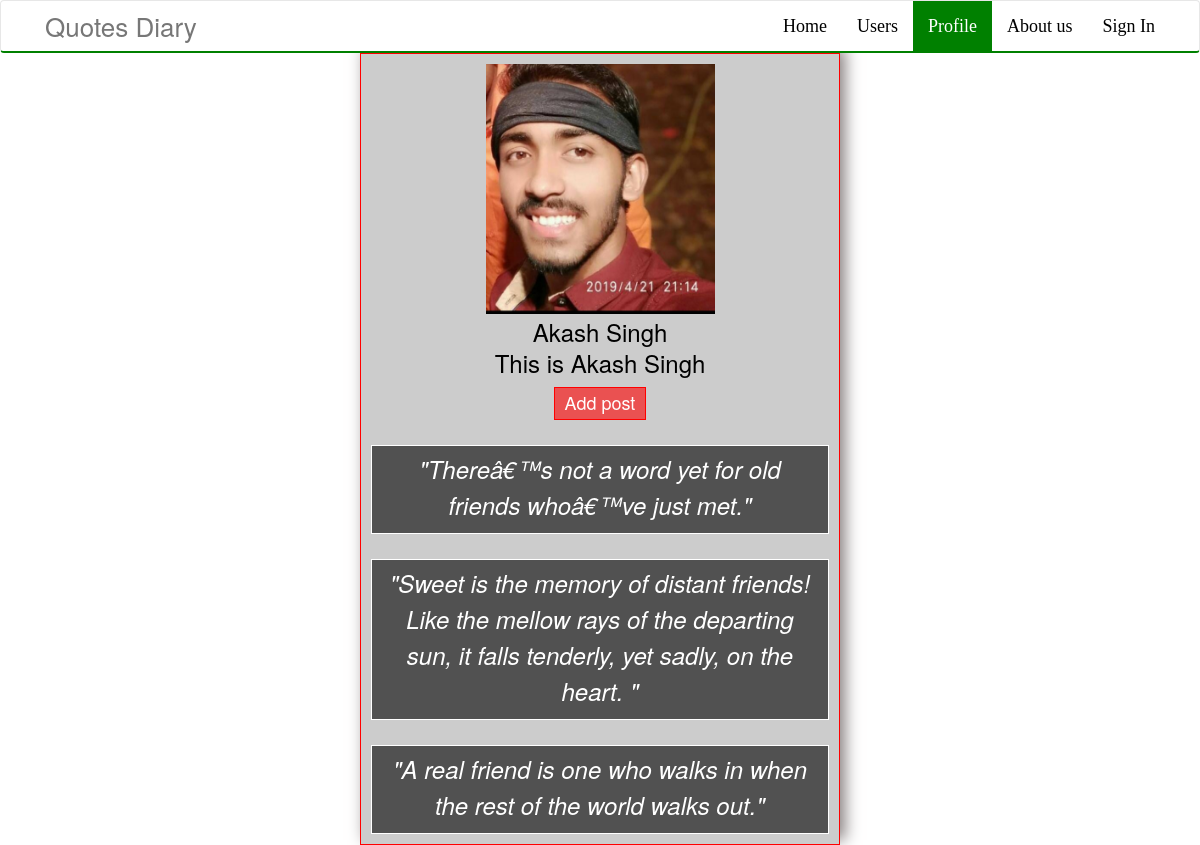
The app's page /profile.php (signed in) with its own data.
### tables this page shows
CREATE TABLE IF NOT EXISTS `posts` (
  `id` int(11) NOT NULL AUTO_INCREMENT,
  `user_name` varchar(255) NOT NULL,
  `name` varchar(255) NOT NULL,
  `msg` varchar(255) NOT NULL,
  `status` int(255) NOT NULL,
  `likes` int(255) NOT NULL,
  PRIMARY KEY (`id`)
);

### profile.php (the view, shortened to what this page needs)
<?php
    $username = $_SESSION['user_name'];
    include 'connection.php';
?>
<!DOCTYPE html>
<html lang="en">
<head>
    <link rel="stylesheet" href="https://cdnjs.cloudflare.com/ajax/libs/font-awesome/4.7.0/css/font-awesome.min.css">
    <link href="https://stackpath.bootstrapcdn.com/font-awesome/4.7.0/css/font-awesome.min.css" rel="stylesheet">
    <link rel="stylesheet" href="https://stackpath.bootstrapcdn.com/font-awesome/4.7.0/css/font-awesome.min.css">
    <link rel="stylesheet" href="https://maxcdn.bootstrapcdn.com/bootstrap/3.4.1/css/bootstrap.min.css">
    <link rel="stylesheet" href="assests/css/custom1.css">
</head>
<body>
    <section id="menu-area">
        <nav class="navbar navbar-default" role="navigation">
            <div class="container">
                <div class="row">
                    <div class="col-lg-12">
                        <div class="navbar-header">
                            <a class="navbar-brand" href="index.php">Quotes Diary</a>
                        </div>
                        <div id="navbar" class="navbar-collapse collapse">
                            <ul id="top-menu" class="nav navbar-nav  navbar-right main-nav non-radius-menu">
                                <li><a href="index.php">Home</a></li>
                                <li><a href="users.php">Users</a></li>
                                <li> <a href="profile.php" class="active">Profile</a> </li>
                                <li><a href="about-us.php">About us</a></li>
                                <li><a href="sign-in.php">Sign In</a></li>
                            </ul>
                        </div>
                    </div>
                </div>
            </div>
        </nav>
    </section>
    <div class="profile-display">
        <div class="containers">
            <div class="display-area">
                <div class="img-container">
                    <img src='upload-images/<?php echo $_SESSION['profile_img']; ?>' alt=''>
                </div>
                <div class="text-container">
                    <h3 class="text-center"><?php echo $_SESSION['name']; ?></h3>
                    <h3><?php echo $_SESSION['tag_line']; ?></h3>
                </div>
                <form action="" method="POST">
                    <button type="submit" name="add_post">Add post</button>
                </form>
                <div class="display-posts">
                <?php
                    $select_posts = "
                        SELECT * FROM posts
                        WHERE user_name='$username'
                        ORDER BY id DESC;
                    ";
                    $result_posts = mysqli_query($connection,$select_posts);
                    $result_posts_num = mysqli_num_rows($result_posts);
                    $output = '';
                    if($result_posts_num > 0){
                        while($row = mysqli_fetch_array($result_posts)){
                            $output .= '
                                <div class="post-card">
                                    <div class="quotes">
                                        <h3><i>"'.$row['msg'].'"</i></h3>
                                    </div>
                                </div>
                            ';
                        }
                        echo $output;
                    }
                ?>
                </div>
            </div>
        </div>
    </div>
</body>
</html>

### assests/css/custom1.css (style rules this page uses)
:root { --menu-bg: #fff; --navbar-color: #fff; --navbar-bg: #000; --navbar-hover-bg: green; --navigation-bottom-border: green; --active-nav-item-color: #fff; --background-color: rgba(255,255,255,1); --first-layer: #ccc; --second-layer: rgba(0,0,0,0.6); }
body { margin: 0; }
#menu-area, .navbar-default { background: var(--menu-bg) !important; margin-bottom: 0px; }
.navbar-default { border-bottom: 2px solid var(--navigation-bottom-border); }
.navbar-brand { font-size: 26px !important; margin: 0px !important; }
.non-radius-menu li a { font-size: 18px !important; color: black !important; font-family: Georgia, 'Times New Roman', Times, serif; transition: 0.8s; }
.non-radius-menu li .active { background-color: var(--navbar-hover-bg) !important; color: var(--active-nav-item-color) !important; }
.img-container { width: 100%; height: 250px; }
.img-container > img { height: 100%; width: 100%; }
.profile-display { width: 100%; background-color: var(--background-color); margin: 0px !important; }
.profile-display > .containers > .display-area { width: 40%; margin: auto; background-color: var(--first-layer); color: #fff; padding: 10px; border: 1px solid red; box-shadow: 5px -5px 15px rgba(134, 126, 126, 1); }
.display-area > .profile > .img-container, .display-area > .profile > .text-container, .display-area > .img-container, .display-area > .text-container { width: 50%; margin: auto; color: #000; }
.display-area > .display-posts > .post-card { height: 100%; border: 1px solid black; align-items: center; vertical-align: middle !important; margin-top: 25px; padding: 0px 10px; border: 1px solid #fff; background-color: var(--second-layer); }
.display-area > .display-posts > .post-card > .quotes { text-align: center; align-items: center; height: 80%; vertical-align: middle !important; }
.quotes > h3 { margin-top: 5px !important; text-align: center; height: 100%; line-height: 1.5; display: inline-block; vertical-align: middle !important; }
.display-area > .text-container > h3 { text-align: center; font-size: 24px; margin: 5px 0 0 0; }
.display-area > form > button { width: 20%; margin-top: 10px; margin-left: 40%; height: 33px; font-size: 18px; cursor: pointer; border: 1px solid red; background: rgba(255,0,0,0.6); }

### records on screen
posts: msg "Thereâ€™s not a word yet for old friends whoâ€™ve just met."
posts: msg "Sweet is the memory of distant friends! Like the mellow rays of the departing sun, it falls tenderly, yet sadly, on the heart."
posts: msg "A real friend is one who walks in when the rest of the world walks out."

### other values on screen
$_SESSION['name'] "Akash Singh"
$_SESSION['tag_line'] "This is Akash Singh"
